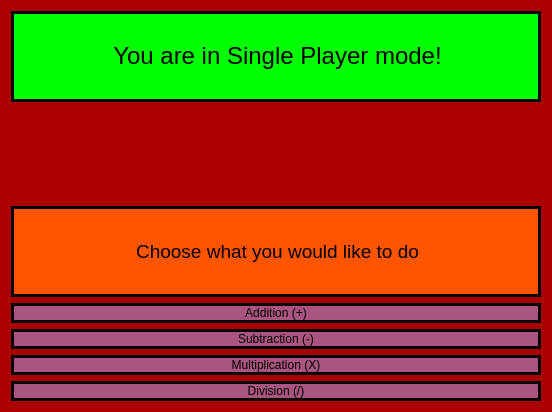
<?xml version="1.0" encoding="UTF-8"?>
<ui version="4.0">
 <class>g2_singlechoose</class>
 <widget class="QDialog" name="g2_singlechoose">
  <property name="geometry">
   <rect>
    <x>0</x>
    <y>0</y>
    <width>552</width>
    <height>412</height>
   </rect>
  </property>
  <property name="windowTitle">
   <string>Dialog</string>
  </property>
  <property name="styleSheet">
   <string notr="true">background-color: rgb(170, 0, 0);</string>
  </property>
  <layout class="QGridLayout" name="gridLayout">
   <item row="0" column="0">
    <widget class="QLabel" name="label_2">
     <property name="styleSheet">
      <string notr="true">font: 12pt &quot;Comic Sans MS&quot;;
border: 3px solid black;
background-color: rgb(0, 255, 0);
qproperty-alignment: AlignCenter;</string>
     </property>
     <property name="text">
      <string>&lt;html&gt;&lt;head/&gt;&lt;body&gt;&lt;p align=&quot;center&quot;&gt;&lt;span style=&quot; font-size:18pt;&quot;&gt;You are in Single Player mode!&lt;/span&gt;&lt;/p&gt;&lt;/body&gt;&lt;/html&gt;</string>
     </property>
    </widget>
   </item>
   <item row="4" column="0">
    <widget class="QPushButton" name="pushButton_2">
     <property name="styleSheet">
      <string notr="true">background-color: rgb(170, 85, 127);
font: 75 12pt &quot;Comic Sans MS&quot;;
border: 3px solid black;</string>
     </property>
     <property name="text">
      <string>Subtraction (-)</string>
     </property>
    </widget>
   </item>
   <item row="3" column="0">
    <widget class="QPushButton" name="pushButton">
     <property name="styleSheet">
      <string notr="true">background-color: rgb(170, 85, 127);
font: 75 12pt &quot;Comic Sans MS&quot;;
border: 3px solid black;</string>
     </property>
     <property name="text">
      <string>Addition (+)</string>
     </property>
    </widget>
   </item>
   <item row="2" column="0">
    <widget class="QLabel" name="label">
     <property name="styleSheet">
      <string notr="true">font: 9pt &quot;Comic Sans MS&quot;;
border: 3px solid black;
background-color: rgb(255, 85, 0);</string>
     </property>
     <property name="text">
      <string>&lt;html&gt;&lt;head/&gt;&lt;body&gt;&lt;p align=&quot;center&quot;&gt;&lt;span style=&quot; font-size:14pt; color:#000000;&quot;&gt;Choose what you would like to do&lt;/span&gt;&lt;/p&gt;&lt;/body&gt;&lt;/html&gt;</string>
     </property>
    </widget>
   </item>
   <item row="6" column="0">
    <widget class="QPushButton" name="pushButton_4">
     <property name="styleSheet">
      <string notr="true">background-color: rgb(170, 85, 127);
font: 75 12pt &quot;Comic Sans MS&quot;;
border: 3px solid black;</string>
     </property>
     <property name="text">
      <string>Division (/)</string>
     </property>
    </widget>
   </item>
   <item row="5" column="0">
    <widget class="QPushButton" name="pushButton_3">
     <property name="styleSheet">
      <string notr="true">background-color: rgb(170, 85, 127);
font: 75 12pt &quot;Comic Sans MS&quot;;
border: 3px solid black;</string>
     </property>
     <property name="text">
      <string>Multiplication (X)</string>
     </property>
    </widget>
   </item>
   <item row="1" column="0">
    <widget class="QLabel" name="label_3">
     <property name="styleSheet">
      <string notr="true">qproperty-alignment: AlignCenter;</string>
     </property>
     <property name="text">
      <string/>
     </property>
    </widget>
   </item>
  </layout>
 </widget>
 <resources/>
 <connections/>
</ui>
